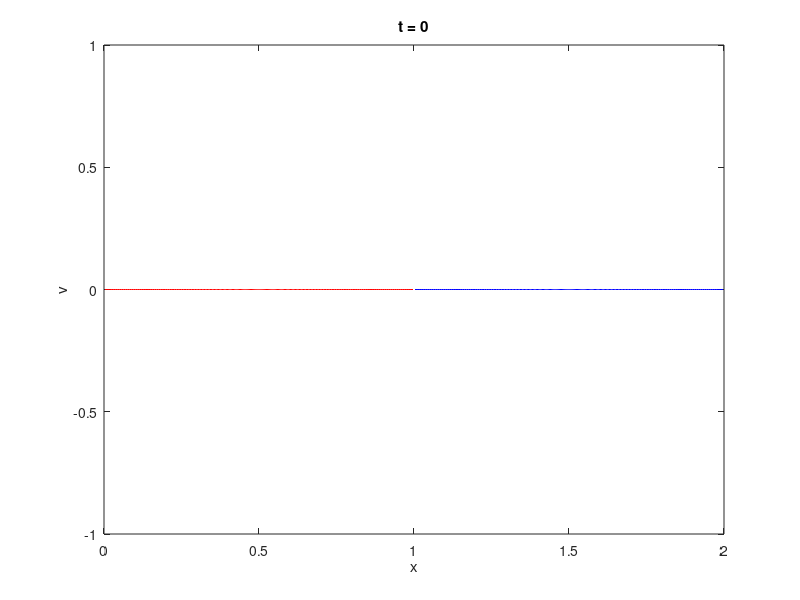
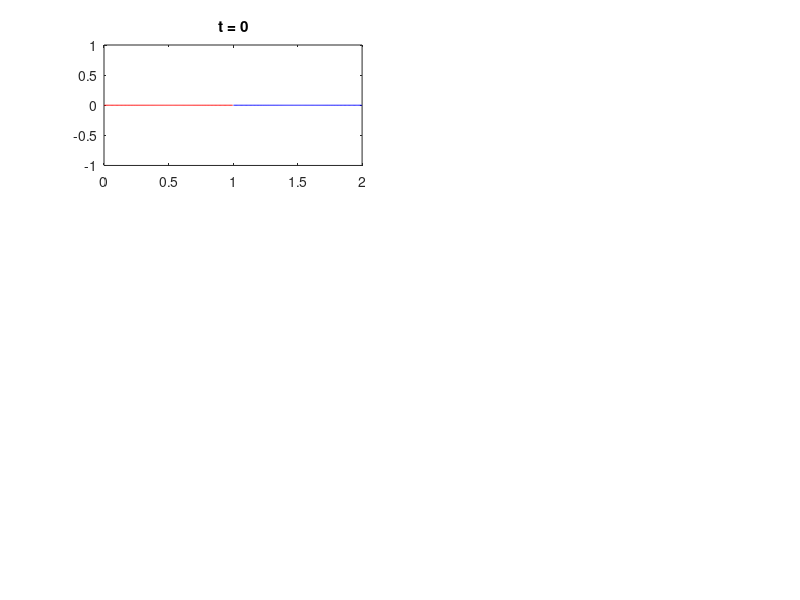

Recreate these plots in MATLAB, in order. (Note: this script raises an error after producing the figures.)
% function cold_plasma
clear all

minX = 0;
maxX = 2;

N = 200; 
vmin= -1; vmax = 1;

epsilon = 0.05;
delta = 0.05; %0.05,0.002
omega_0 = 1;

% method 1 is Euler, 2 is RK4
method = 2;

dt = 0.04;
t_final = 20;
Nstep = t_final/dt; 

d1 = 0.05; % chord length of the interval

% passive points
alpha_passive = zeros(1,N+1);
x_passive = zeros(1,N+1);
v_passive = zeros(1,N+1);
% active points
alpha = zeros(1,N);
x = zeros(1,N);
v = zeros(1,N);

for i = 1:N+1
    alpha_passive(i) = (i-1)/N;
    x_passive(i) = alpha_passive(i) + epsilon*sin(2*pi*alpha_passive(i));
    v_passive(i) = 0;
end

for i = 1:N
    alpha(i) = 0.5*(alpha_passive(i)+alpha_passive(i+1));
    x(i) = alpha(i) + epsilon*sin(2*pi*alpha(i));
    v(i) = 0;
end

% only plot active points 
x_2 = zeros(1,N);
v_2 = zeros(1,N);
x_3 = zeros(1,N);
v_3 = zeros(1,N);
x_4 = zeros(1,N);
v_4 = zeros(1,N);
% x_5 = zeros(1,N);
% v_5 = zeros(1,N);
% x_6 = zeros(1,N);
% v_6 = zeros(1,N);
for i = 1:N
    x_2(i) = x(i)+1;
    v_2(i) = v(i);
            
    x_3(i) = x(i)-1;
    v_3(i) = v(i);

    x_4(i) = x(i)+2;
    v_4(i) = v(i);

    % x_5(i) = x(i)-2;
    % v_5(i) = v(i);
    % 
    % x_6(i) = x(i)+3;
    % v_6(i) = v(i);
end

num_interval = N;

str = sprintf('t = %0.5g',0);
figure(1); 
plot(x,v,'r')
hold on
plot(x_2,v_2,'b')
hold on
plot(x_3,v_3,'g')
hold on
plot(x_4,v_4,'k')
hold on
% plot(x_5,v_5,'m')
% hold on
% plot(x_6,v_6,'m')



xlabel('x'); ylabel('v'); title(str); axis([ minX maxX vmin vmax])


  figure(2); subplot(3,2,1); 

  plot(x,v,'-r');
  hold on
  plot(x_2,v_2,'-b');
  hold on
  plot(x_3,v_3,'g')
  hold on
  plot(x_4,v_4,'k')
  hold on
  % plot(x_5,v_5,'m')
  % hold on
  % plot(x_6,v_6,'m')
  % hold off

  axis([ minX maxX vmin vmax])
  title('t = 0');
  part = 1;
    


    for step = 1:Nstep
        % TODO: Only take active points into account to get E field
        active_num = length(x);
        passive_num = length(x_passive);

        E_field = x_dd(x,x,omega_0,delta,alpha_passive);
        E_field_passive = x_dd(x_passive(1:passive_num-1),x,omega_0,delta,alpha_passive);
        

        if method == 1
            for i = 1:active_num
                x(i) = x(i) + dt * v(i);
                v(i) = v(i) + dt * E_field(i);
                x_passive(i) = x_passive(i) + dt * v_passive(i);
                v_passive(i) = v_passive(i) + dt * E_field_passive(i);
            end
            x_passive(passive_num) = x_passive(1) + 1;
            v_passive(passive_num) = v_passive(1);
        end

        if method ==2
            for i = 1:active_num
                k1_x = v(i);
                k1_v = E_field(i);
                k2_x = v(i) + 0.5*dt*k1_x;
                k2_v = E_field(i) + 0.5*dt * k1_v;
                k3_x = v(i) + 0.5*dt*k2_x;
                k3_v = E_field(i) + 0.5*dt * k2_v;
                k4_x = v(i) + dt*k3_x;
                k4_v = E_field(i) + dt * k3_v;
                x(i) = x(i) + dt/6 * (k1_x+2*k2_x+2*k3_x+k4_x);
                v(i) = v(i) + dt/6 * (k1_v+2*k2_v+2*k3_v+k4_v);
            end

            for i = 1:active_num
                k1_x = v_passive(i);
                k1_v = E_field_passive(i);
                k2_x = v_passive(i) + 0.5*dt*k1_x;
                k2_v = E_field_passive(i) + 0.5*dt * k1_v;
                k3_x = v_passive(i) + 0.5*dt*k2_x;
                k3_v = E_field_passive(i) + 0.5*dt * k2_v;
                k4_x = v_passive(i) + dt*k3_x;
                k4_v = E_field_passive(i) + dt * k3_v;
                x_passive(i) = x_passive(i) + dt/6 * (k1_x+2*k2_x+2*k3_x+k4_x);
                v_passive(i) = v_passive(i) + dt/6 * (k1_v+2*k2_v+2*k3_v+k4_v);
            end
            x_passive(passive_num) = x_passive(1) + 1;
            v_passive(passive_num) = v_passive(1);
        end
    
    % only plot active points 
        for i = 1:active_num
            x_2(i) = x(i)+1;
            v_2(i) = v(i);
            
            x_3(i) = x(i) - 1;
            v_3(i) = v(i);
            
            x_4(i) = x(i) +2;
            v_4(i) = v(i);
            
            % x_5(i) = x(i) -2;
            % v_5(i) = v(i);
            % 
            % x_6(i) = x(i) +3;
            % v_6(i) = v(i);
        end

      str = sprintf('t = %0.5g',step*dt);
      figure(1); 
      % plot(x,v); 
      plot(x,v,'-r')
      hold on
      plot(x_2,v_2,'-b')
      hold on
      plot(x_3,v_3,'-g')
      hold on
      plot(x_4,v_4,'-k')
      hold on
      % plot(x_5,v_5,'-m')
      % hold on
      % plot(x_6,v_6,'-m')
      % hold on
      z = linspace(minX,maxX,15);
      y = zeros(length(z),1);
      plot(z,y,'--b')
      hold off

      xlabel('x'); ylabel('v'); title(str); axis([ minX maxX vmin vmax])

        % if step == 125 || step == 250 || step == 375 || step == 500 
        if step == 400 || step == 800 || step == 1200 || step == 1600 || step == 2000
          figure(2);subplot(3,2,1+part); 
          plot(x,v,'r')
          hold on
          plot(x_2,v_2,'b')
          hold on
          plot(x_3,v_3,'g')
          hold on
          plot(x_4,v_4,'k')
          % hold on
          % plot(x_5,v_5,'m')
          % hold on
          % plot(x_6,v_6,'-m')
          hold off
          axis([ minX maxX vmin vmax])
          time = step*dt;
          title(sprintf('t = %.2f', time));
          part = part+1;
        end




        % examine each interval in one period x,v
        % active_num equals interval numbers 
        count = 1;
        count_passive = 1;
        for i = 1:num_interval
            % euclidean distance in phase sapace
            dist = sqrt((x_passive(i) - x_passive(i+1))^2 + (v_passive(i) - v_passive(i+1))^2);
            if (dist > d1)
                % add first point to passive
                new_x_passive(count_passive) = x_passive(i);
                new_alpha_passive(count_passive) = alpha_passive(i);
                new_v_passive(count_passive) = v_passive(i);
                count_passive = count_passive + 1;
                
                % add second point to passive (active point on this interval)
                new_x_passive(count_passive) = x(i);
                new_alpha_passive(count_passive) = alpha(i);
                new_v_passive(count_passive) = v(i);
                count_passive = count_passive + 1;


                % insert two active points new_alpha 
                middle_alpha1 = 0.5*(alpha(i) + alpha_passive(i));
                middle_alpha2 = 0.5*(alpha(i) + alpha_passive(i+1));
                % use newtons form interpolation
                a = ((x_passive(i+1) - x(i))/(alpha_passive(i+1) - alpha(i)) - (x(i) - x_passive(i))/(alpha(i) - alpha_passive(i)))/(alpha_passive(i+1)-alpha_passive(i));
                b = (x(i) - x_passive(i))/(alpha(i) - alpha_passive(i));
                c = x_passive(i);
                insert_x1 = a*(middle_alpha1 - alpha_passive(i))*(middle_alpha1 - alpha(i)) + b*(middle_alpha1-alpha_passive(i)) + c;
                insert_x2 = a*(middle_alpha2 - alpha_passive(i))*(middle_alpha2 - alpha(i)) + b*(middle_alpha2-alpha_passive(i)) + c;
                
                a_v = ((v_passive(i+1) - v(i))/(alpha_passive(i+1) - alpha(i)) - (v(i) - v_passive(i))/(alpha(i) - alpha_passive(i)))/(alpha_passive(i+1)-alpha_passive(i));
                b_v = (v(i) - v_passive(i))/(alpha(i) - alpha_passive(i));
                c_v = v_passive(i);
                insert_v1 = a_v*(middle_alpha1 - alpha_passive(i))*(middle_alpha1 - alpha(i)) + b_v*(middle_alpha1-alpha_passive(i)) + c_v;
                insert_v2 = a_v*(middle_alpha2 - alpha_passive(i))*(middle_alpha2 - alpha(i)) + b_v*(middle_alpha2-alpha_passive(i)) + c_v;
                
                
                new_alpha(count) = middle_alpha1;
                new_x(count) = insert_x1;
                new_v(count) = insert_v1;
                count = count + 1;

                new_alpha(count) = middle_alpha2;
                new_x(count) = insert_x2;
                new_v(count) = insert_v2;
                count = count + 1;
  

            else 
                new_x_passive(count_passive) = x_passive(i);
                new_alpha_passive(count_passive) = alpha_passive(i);
                new_v_passive(count_passive) = v_passive(i);
                count_passive = count_passive + 1;


                new_x(count) = x(i);
                new_alpha(count) = alpha(i);
                new_v(count) = v(i);
                count = count + 1;
            end
        end

        % add the last point
        new_x_passive(count_passive) = new_x_passive(1) + 1;
        new_alpha_passive(count_passive) = new_alpha_passive(1) + 1;
        new_v_passive(count_passive) = new_v_passive(1);

        % reset quatrature
        num_interval = length(new_alpha);

        x = new_x;
        alpha = new_alpha;
        v = new_v;

        x_passive = new_x_passive;
        alpha_passive = new_alpha_passive;
        v_passive = new_v_passive;

        clear new_x new_v new_alpha new_x_passive new_v_passive new_alpha_passive
    end



function Efield = x_dd(x_target,x_source,omega_0,delta,alpha_passive)
    target_num = length(x_target);
    source_num = length(x_source);
    for i = 1:source_num
        x_source(i) = mod(x_source(i),1);
    end
    for i = 1:target_num
        x_target(i) = mod(x_target(i),1);
    end


    Efield = zeros(1,target_num);

    for i = 1:target_num
        for j = 1:source_num
            Efield(i) = Efield(i) + k(x_target(i),x_source(j),delta)* omega_0*(alpha_passive(j+1)-alpha_passive(j));             
        end
    end
end


function weight = k(x,y,delta)
    c_delta = (1+4*delta^2)^0.5;
    weight = -c_delta/2*(x-y)/((x-y)^2+delta^2)^0.5+x-y;
end

